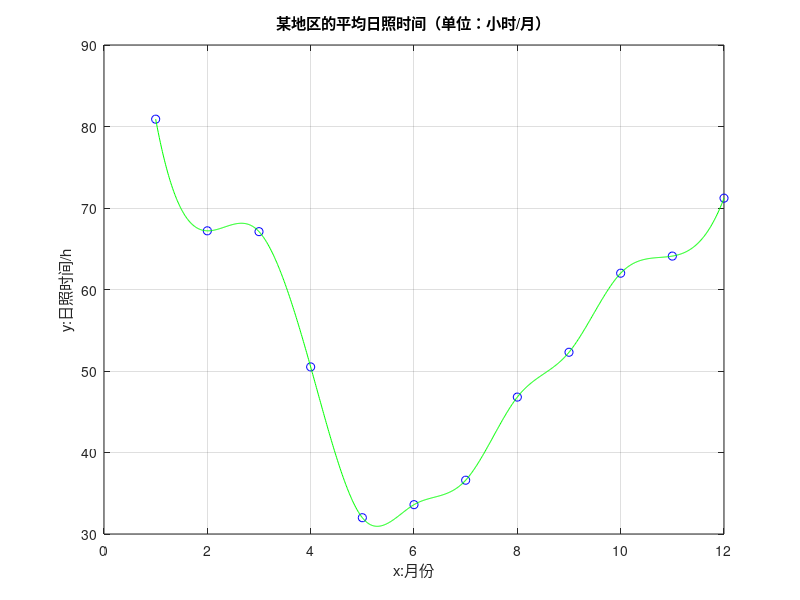

The MATLAB source for this figure:
% T3-Q1
% author：建筑智能化陈凯（2213041002)
% Time:25/9/21
% Version:V1
%效果图：Q1.jpg


clc;
clear;

x =1:1:12;
y = [80.9,67.2,67.1,50.5,32.0,33.6,36.6,46.8,52.3,62.0,64.1,71.21];

xi = 1:0.01:12;
yi = spline(x, y, xi);
plot(x,y,'bo', xi, yi, 'g-') 
title("某地区的平均日照时间（单位：小时/月）");
xlabel("x:月份");ylabel("y:日照时间/h");
grid on;
saveas(1, 'Q1.jpg');

% 注释：
% matlab 中的三次样条插值函数spline使用说明
% spline(x,y,xx)
% x,y是插值节点的坐标组成的向量（长度必须一致），xx为插值点的横坐标，由于三次样条插值函数有4n个未知数，而在内部节点上连续、一阶导连续、二阶导连续共3(n-1)个条件，还有在所有节点上函数值已知共n+1个条件，共4n-2个条件，需要添加两个条件，显然可以见到边界节点上：
% 非节点条件(not-a-knot condition) ，S’’’(x0)=S’’’(x1)；即spline默认使用此条件
% 即使用线性外插获得边界节点的二阶导数值
